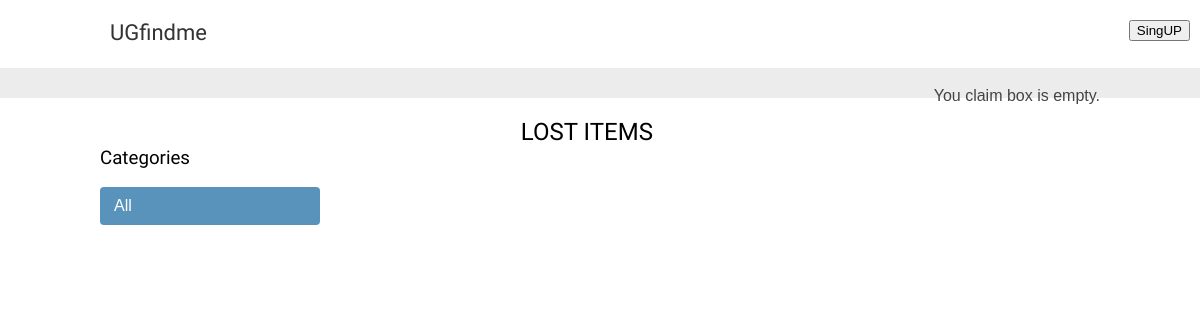
The app's page /, older data.
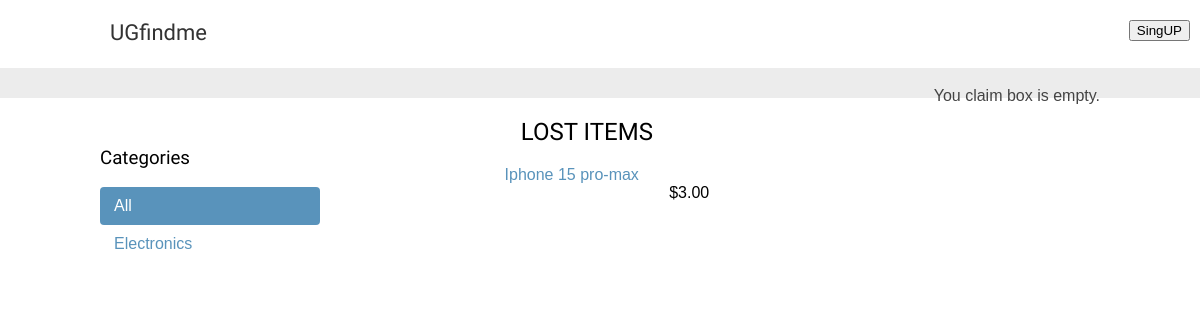
The same page, newer data.
### shop/models.py (models this page shows, shortened)
class Category(models.Model):
    name = models.CharField(max_length=200)
    slug = models.SlugField(max_length=200, unique=True)
    class Meta:
        ordering =['name']
        indexes= [
            models.Index(fields=['name']),
        ]
        verbose_name ='category'
        verbose_name_plural ='categories'
    def get_absolute_url(self):
        return reverse(
            'shop:product_list_by_category', args=[self.slug]
        )

class Product(models.Model):
    category = models.ForeignKey(Category, related_name='products',on_delete=models.CASCADE)
    name = models.CharField(max_length=200)
    slug = models.SlugField(max_length=200)
    image = models.ImageField(upload_to='products/%Y/%m/%d', blank=True)
    description = models.TextField(blank=True)
    price = models.DecimalField(max_digits=10,decimal_places=2)
    available = models.BooleanField(default=True)
    created = models.DateTimeField(auto_now_add=True)
    updated = models.DateTimeField(auto_now=True)
    class Meta:
        ordering =['name']
        indexes =[
            models.Index(fields=['id','slug']),
            models.Index(fields=['name']),
            models.Index(fields=['-created'])
        ]
    def get_absolute_url(self):
        return reverse('shop:product_detail', args=[self.id,self.slug])

### shop/views.py (the view)
# urls.py: path('', views.product_list,name='product_list'),
def product_list(request,category_slug=None):
    category = None
    categories =Category.objects.all()
    products =Product.objects.filter(available=True)
    if category_slug:
        category = get_object_or_404(Category,slug=category_slug)
        products =products.filter(category=category)
    return render(
        request,
        'shop/product/list.html',
        {
            'category': category,
            'categories': categories,
            'products':products
        }
    )

### shop/templates/shop/product/list.html (shortened to what this page needs)
{% extends "shop/base.html" %}
{% load static %}
{% block content %}
 <div id="sidebar">
    <h3>Categories</h3>
    <ul>
        <li {%if not category %} class="selected"{% endif %}>
            <a href="{% url "shop:product_list" %}">All</a>
        </li>
        {% for c in categories %}
        <li {% if category.slug == c.slug %}class="selected" {% endif %}>
            <a href="{{c.get_absolute_url }}">{{ c.name }}</a>
        </li>
        {%endfor %}
    </ul>
 </div>
 <div id="main" class="product-list">
        <h2>{% if category %}{{ category.name }}{% else %}LOST ITEMS{% endif %}
            {% for product in products %}</h2>
        <div class="item">
            <a href="{{ product.get_absolute_url }}">
            </a>
            <a href="{{product.get_absolute_url }}">{{ product.name }}</a>
            <br>
            ${{ product.price }}
            {% endfor %}
        </div>
{% endblock %}

### shop/templates/shop/base.html (shortened to what this page needs)
{% load static %}
<!DOCTYPE html>
<html>
    <head>
        <link href="{% static "css/base.css" %}" rel="stylesheet">
    </head>
    <body>
        <nav class="navbar">
            <div id="header">
                <a href="/" class="logo">UGfindme</a>
            </div>
            <div class="Signup">
                <a><button>SingUP</button></a>
            </div>
        </nav>
        <div id="subheader">
            <div class="cart">
                You claim box is empty.
            </div>
        </div>
        <div id="content">
            {% block content %}
            {% endblock %}
        </div>
    </body>
</html>

### shop/static/css/base.css (style rules this page uses)
body { margin:0; padding:0; font-family:helvetica, sans-serif; }
h1, h2, h3, h4, h5 , h6 { font-family: 'Ubuntu', sans-serif; font-weight:normal; }
a { text-decoration:none; color:#5993bb; }
.navbar { height: 3rem; display: flex; padding:10px; justify-content: space-between; }
.Signup { margin-top: 10px; }
#header { padding:10px 100px; font-size:18px; }
#subheader { background:#ececec; color:#444; padding:15px 100px; }
#header .logo { font-family: 'Ubuntu', sans-serif; float:left; color:#333; font-size:22px; margin-right:10%; }
#subheader .cart { float:right; padding-top:4px; }
#content { padding:0 100px; overflow:hidden; }
#sidebar { width:220px; padding:30px 20px 0 0; float:left; }
#sidebar ul { margin:0; padding:0; }
#sidebar ul li { margin:0; list-style:none; padding:10px 14px; }
#sidebar ul li a { display:block; }
#sidebar ul li.selected { background:#5993bb; border-radius:4px; }
#sidebar ul li.selected a { color:#fff; }
#main { width: 100%; }
.item { display: grid; grid-template-columns: 1fr 1fr 1fr; grid-template-rows: 1fr 1fr 1fr; }
h2 { text-align: center; }

Row changes from the older to the newer data that the page shows:
added Category: name "Electronics"
added Product: name "Iphone 15 pro-max", price "3.00"
